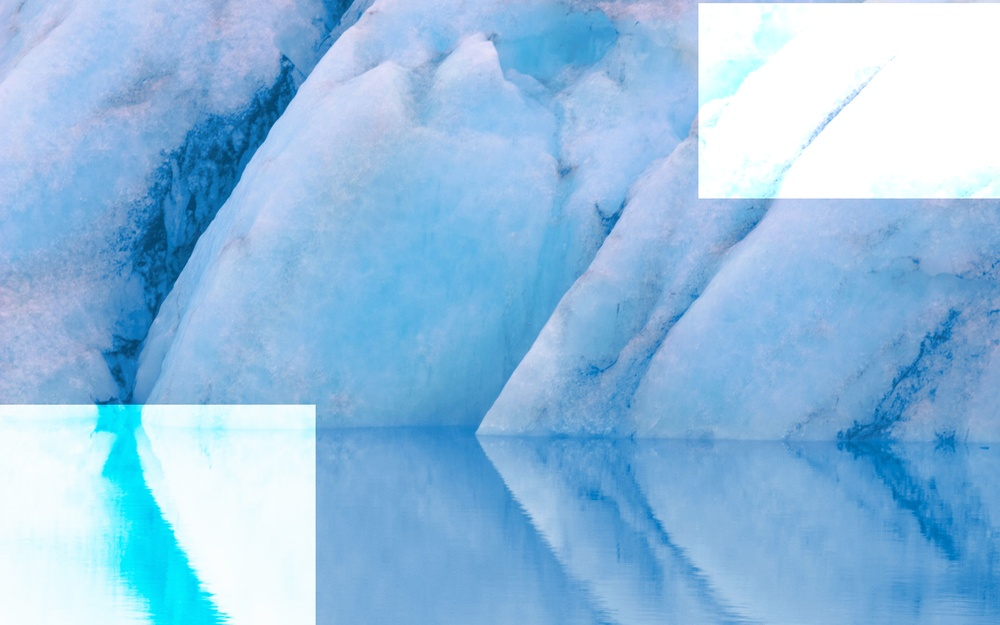
%> input picture image processing/img1.jpg, 1000 x 625 px, shrunk from 1920 x 1200 before the run
$ octave histo.m   (GNU Octave 9; MATLAB toolbox functions it lacks are replaced by stand-ins)
%> lines starting %> are read from the running program, lines starting %| are printed output that depends on the picture
clear;
clc;
close all;

%%%%%%%%%%%%%%%%%%%%%%%%%%%%%%%%%%%%%%%%%%%%%%%%%%%%%%%%%%%%%%%%%%%%%%%%%%%

Gain = 1;
Offset = 0;

%%%%%%%%%%%%%%%%%%%%%%%%%%%%%%%%%%%%%%%%%%%%%%%%%%%%%%%%%%%%%%%%%%%%%%%%%%%

i = imread('img1.jpg');
%> i is the input picture: size 625x1000x3 uint8; mean R, G, B 143.6, 189.4, 225.1
i = rgb2gray(i);
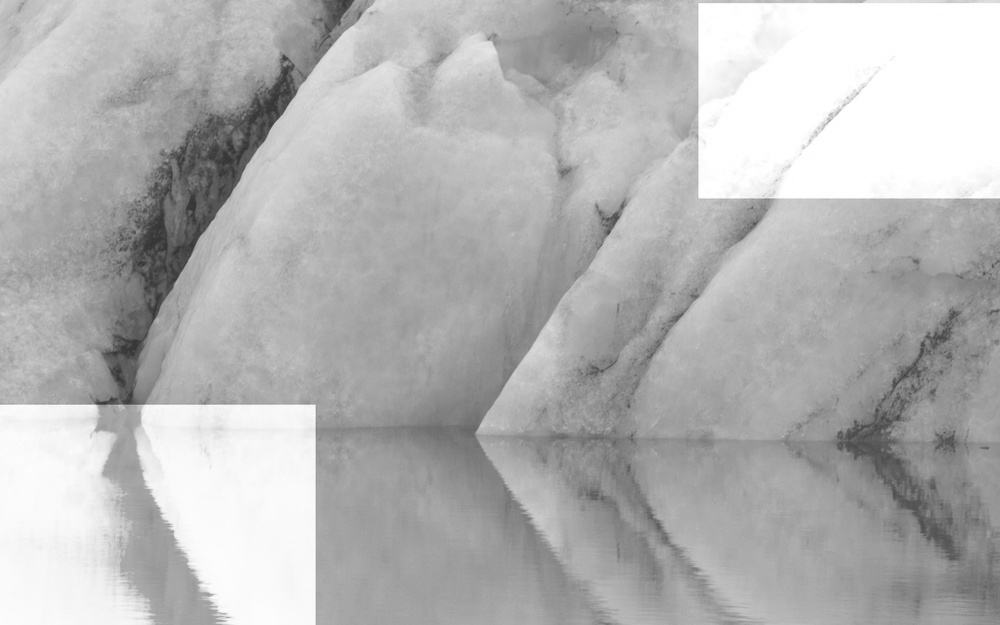
%> i: size 625x1000 uint8; min 51, max 255, mean 179.7
figure, imhist(i);
%> after `imhist(i)`:
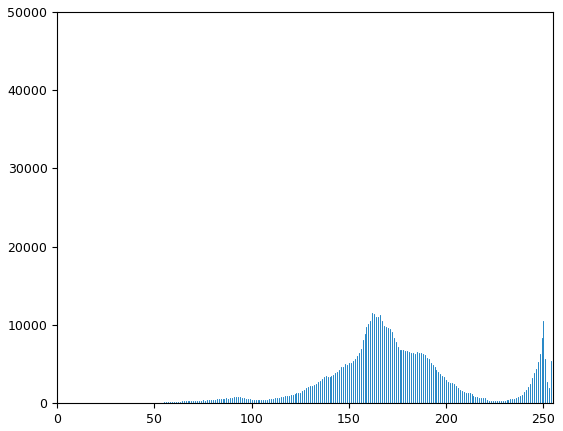
%> figure redrawn from the program's plot data; highest point at x = 255, y = 41418

j = imadjust(i);
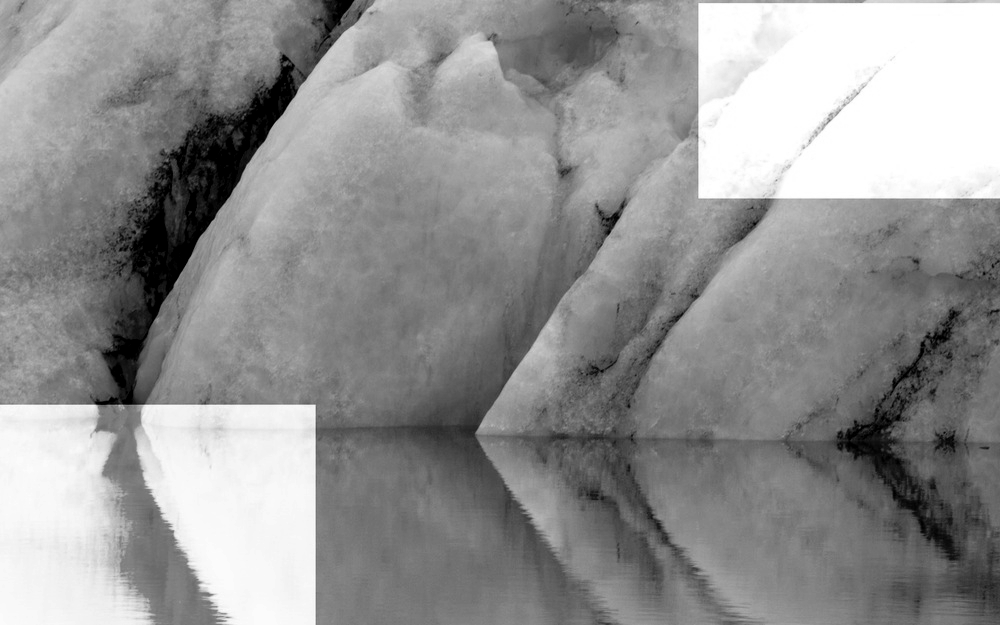
%> j: size 625x1000 uint8; min 0, max 255, mean 146.1
figure, imhist(j);
%> after `imhist(j)`:
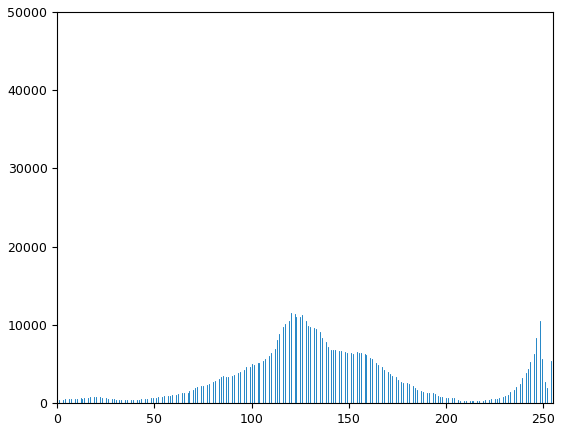
%> figure redrawn from the program's plot data; highest point at x = 255, y = 41418

d = double((max(max(i)) - min(min(i))))/255;
%> d = 0.8
k = (i-min(min(i)))./d;
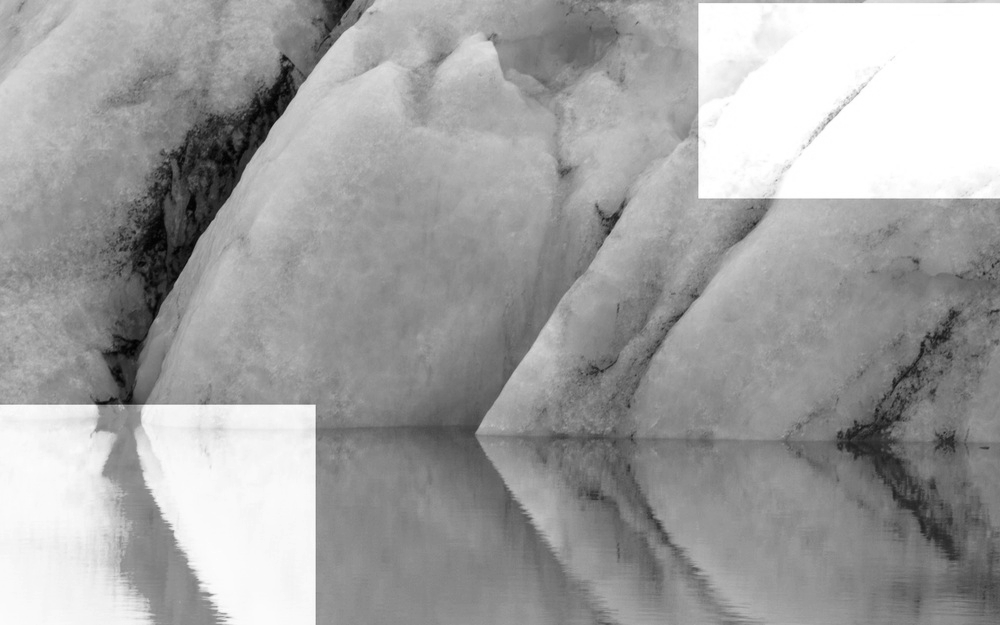
%> k: size 625x1000 uint8; min 0, max 255, mean 161
figure, imhist(k);
%> after `imhist(k)`:
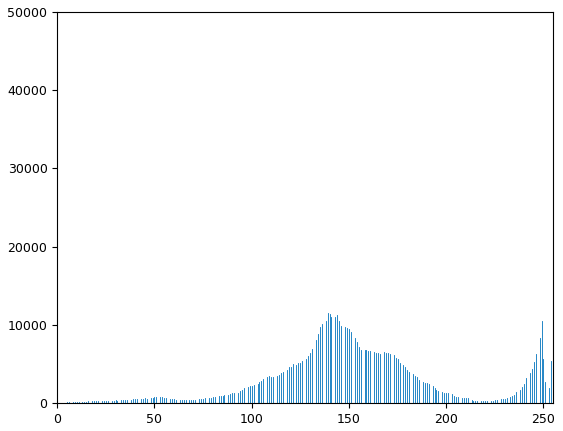
%> figure redrawn from the program's plot data; highest point at x = 255, y = 41418

figure, imshow(j);
figure, imshow(k);

$ run again, with image processing/img2.jpg copied over image processing/img1.jpg
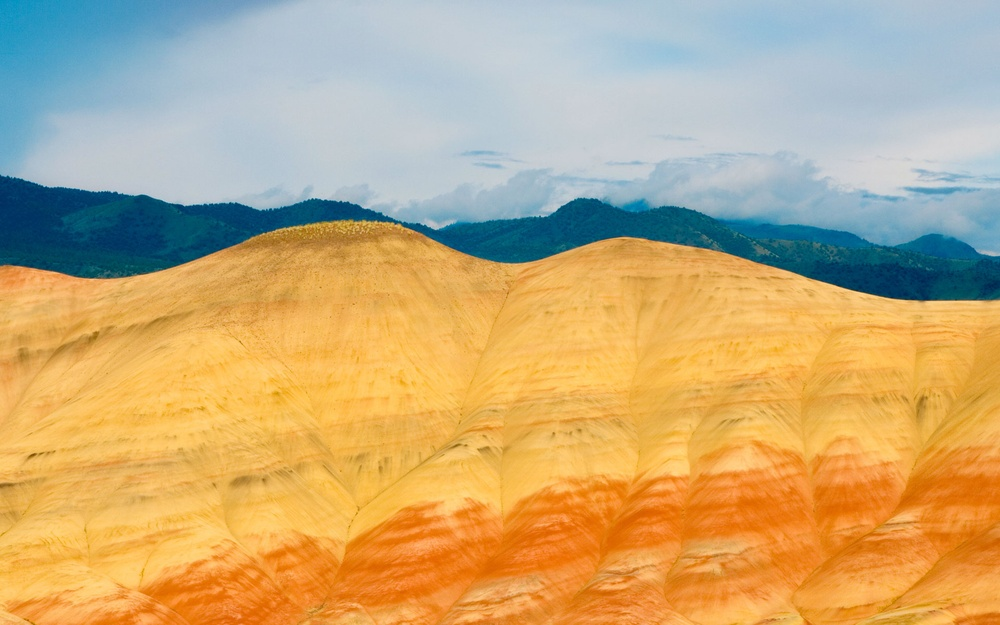
%> input picture image processing/img2.jpg, 1000 x 625 px, shrunk from 1920 x 1200 before the run
%> i is the input picture: size 625x1000x3 uint8; mean R, G, B 198, 170.1, 121.4
%> i: size 625x1000 uint8
%> `imhist(j)`:
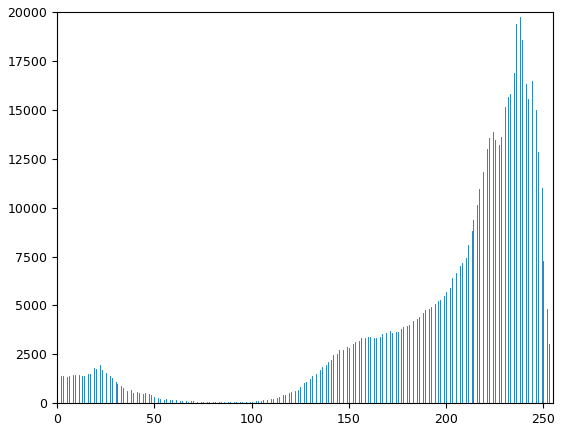
%> figure redrawn from the program's plot data; highest point at x = 238, y = 19734
%> d = 0.745
%> `imhist(k)`:
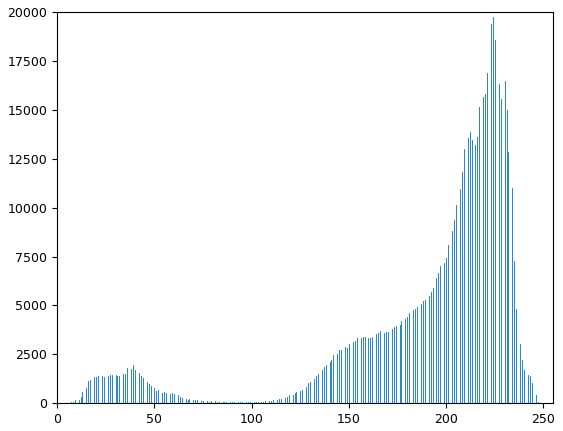
%> figure redrawn from the program's plot data; highest point at x = 224, y = 19734

$ run again, with image processing/img3.jpg copied over image processing/img1.jpg
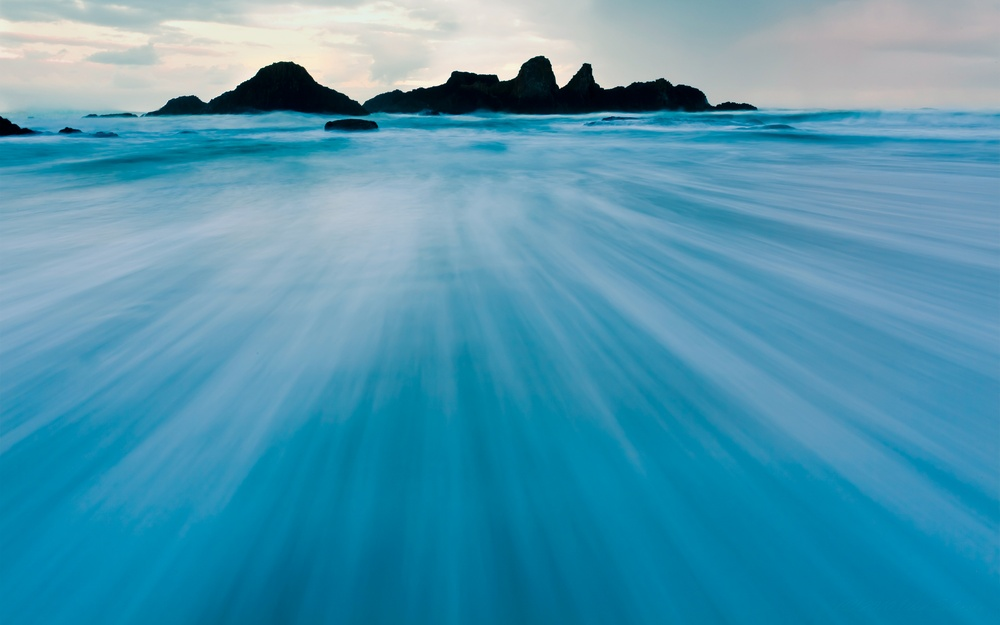
%> input picture image processing/img3.jpg, 1000 x 625 px, shrunk from 1920 x 1200 before the run
%> i is the input picture: size 625x1000x3 uint8; mean R, G, B 77.6, 150, 176.2
%> i: size 625x1000 uint8
%> `j = imadjust(i);`:
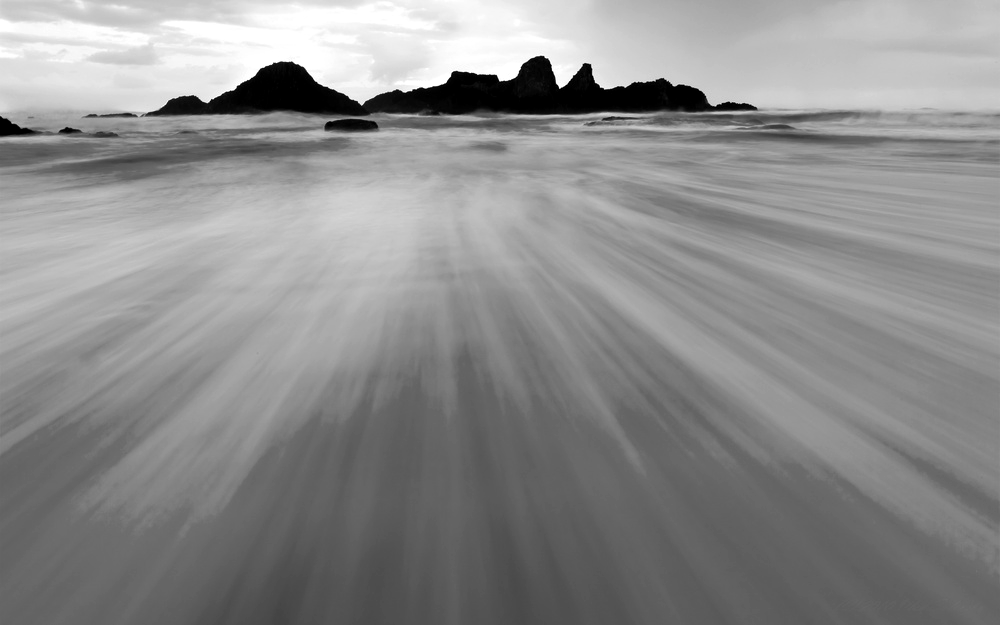
%> j: size 625x1000 uint8; min 0, max 255, mean 140.4
%> `imhist(j)`:
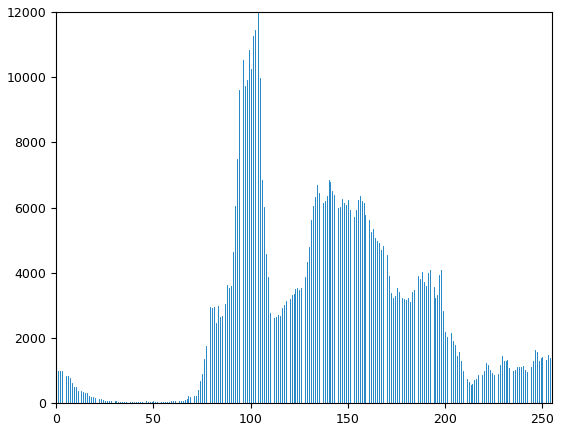
%> figure redrawn from the program's plot data; highest point at x = 104, y = 11991
%> d = 0.988
